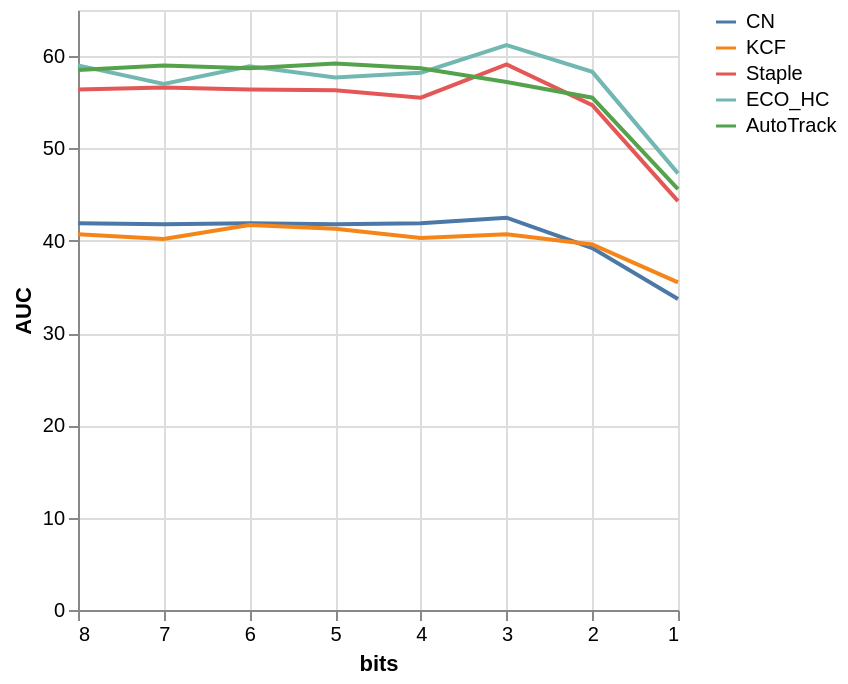

Write the Vega-Lite specification saved for this chart.
### Vega-Lite specification from a JSON file in a GitHub repository (floating-point values rounded to 4 significant figures)
{"$schema": "https://vega.github.io/schema/vega-lite/v5.json", "data": {"values": [{"bits": 8, "AutoTrack": 58.5, "ECO_HC": 59.0, "Staple": 56.4, "CN": 41.9, "KCF": 40.7}, {"bits": 7, "AutoTrack": 59.0, "ECO_HC": 57.0, "Staple": 56.6, "CN": 41.8, "KCF": 40.2}, {"bits": 6, "AutoTrack": 58.7, "ECO_HC": 58.9, "Staple": 56.4, "CN": 41.9, "KCF": 41.7}, {"bits": 5, "AutoTrack": 59.2, "ECO_HC": 57.7, "Staple": 56.3, "CN": 41.8, "KCF": 41.3}, {"bits": 4, "AutoTrack": 58.7, "ECO_HC": 58.2, "Staple": 55.5, "CN": 41.9, "KCF": 40.3}, {"bits": 3, "AutoTrack": 57.2, "ECO_HC": 61.2, "Staple": 59.1, "CN": 42.5, "KCF": 40.7}, {"bits": 2, "AutoTrack": 55.5, "ECO_HC": 58.3, "Staple": 54.7, "CN": 39.2, "KCF": 39.6}, {"bits": 1, "AutoTrack": 45.6, "ECO_HC": 47.3, "Staple": 44.3, "CN": 33.7, "KCF": 35.5}]}, "repeat": {"layer": ["CN", "KCF", "Staple", "ECO_HC", "AutoTrack"]}, "spec": {"mark": "line", "encoding": {"x": {"sort": "descending", "field": "bits", "type": "quantitative"}, "y": {"field": {"repeat": "layer"}, "type": "quantitative", "title": "AUC"}, "color": {"datum": {"repeat": "layer"}, "type": "nominal"}}}}
